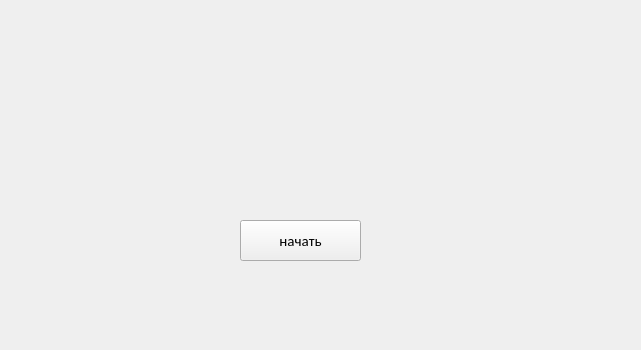
<?xml version="1.0" encoding="UTF-8"?>
<ui version="4.0">
 <class>MainWindow</class>
 <widget class="QMainWindow" name="MainWindow">
  <property name="geometry">
   <rect>
    <x>0</x>
    <y>0</y>
    <width>641</width>
    <height>350</height>
   </rect>
  </property>
  <property name="minimumSize">
   <size>
    <width>641</width>
    <height>350</height>
   </size>
  </property>
  <property name="maximumSize">
   <size>
    <width>641</width>
    <height>350</height>
   </size>
  </property>
  <property name="windowTitle">
   <string>MainWindow</string>
  </property>
  <widget class="QWidget" name="centralwidget">
   <widget class="QPushButton" name="pushButton">
    <property name="geometry">
     <rect>
      <x>240</x>
      <y>220</y>
      <width>121</width>
      <height>41</height>
     </rect>
    </property>
    <property name="font">
     <font>
      <family>Calibri</family>
      <pointsize>11</pointsize>
      <weight>50</weight>
      <italic>false</italic>
      <bold>false</bold>
     </font>
    </property>
    <property name="text">
     <string>начать</string>
    </property>
   </widget>
   <widget class="QLabel" name="background">
    <property name="geometry">
     <rect>
      <x>0</x>
      <y>-20</y>
      <width>641</width>
      <height>388</height>
     </rect>
    </property>
    <property name="minimumSize">
     <size>
      <width>641</width>
      <height>388</height>
     </size>
    </property>
    <property name="maximumSize">
     <size>
      <width>641</width>
      <height>388</height>
     </size>
    </property>
    <property name="font">
     <font>
      <family>Arial</family>
      <kerning>true</kerning>
     </font>
    </property>
    <property name="text">
     <string/>
    </property>
   </widget>
   <zorder>background</zorder>
   <zorder>pushButton</zorder>
  </widget>
  <widget class="QMenuBar" name="menubar">
   <property name="geometry">
    <rect>
     <x>0</x>
     <y>0</y>
     <width>641</width>
     <height>21</height>
    </rect>
   </property>
  </widget>
 </widget>
 <resources/>
 <connections/>
</ui>
